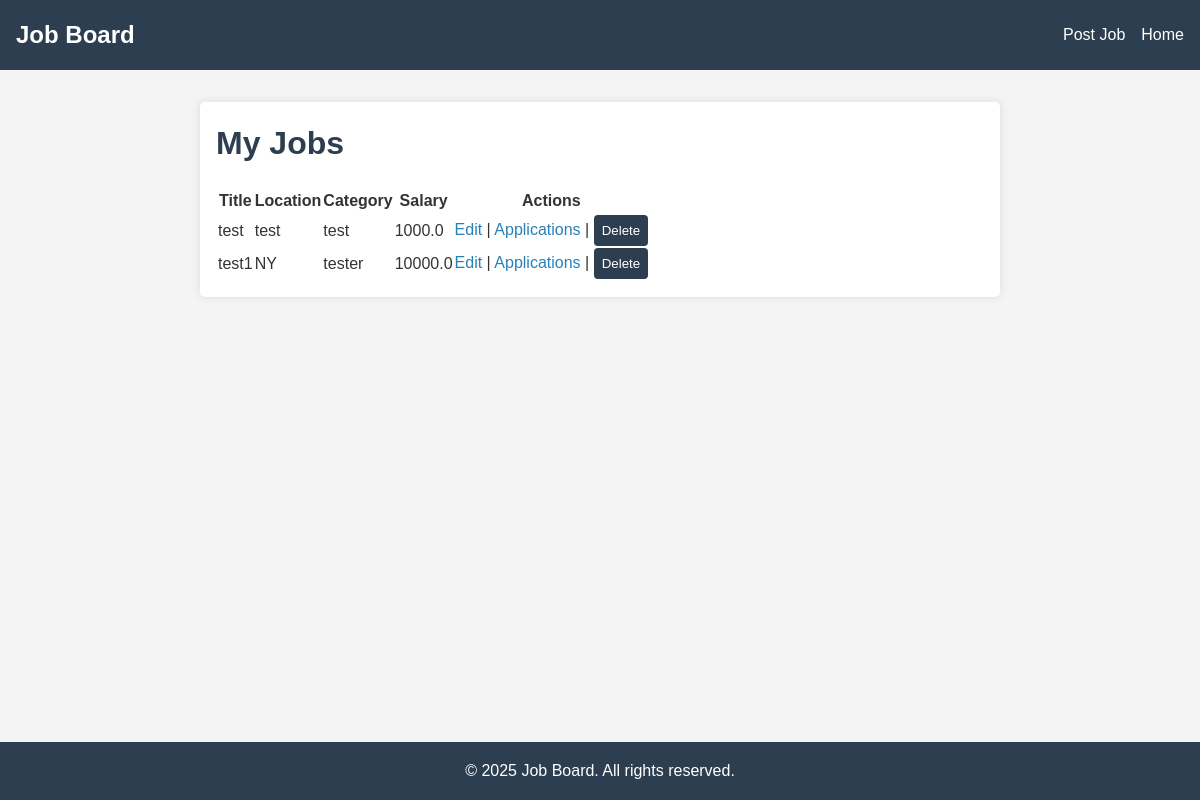
Screenshot of /employer/jobs (signed in) with the database file from the repository.
### backend/models.py (models this page shows)
class Job(db.Model):
    __tablename__ = 'job'
    id = db.Column(db.Integer, primary_key=True)
    title = db.Column(db.String(100), nullable=False)
    description = db.Column(db.Text)
    location = db.Column(db.String(100))
    salary = db.Column(db.Float)
    category = db.Column(db.String(100))
    employer_id = db.Column(db.Integer, db.ForeignKey('employer.id'), nullable=False)
    employer = db.relationship('Employer', back_populates='jobs', lazy=True)
    applications = db.relationship('Application', back_populates='job', lazy=True)

### backend/app.py (the view)
    @app.route("/employer/jobs")
    @login_required(role="employer")
    def employer_jobs():
        employer_id = session["user_id"]
        jobs = Job.query.filter_by(employer_id=employer_id).all()
        return render_template("employer_jobs.html", jobs=jobs)

### templates/employer_jobs.html (shortened to what this page needs)
<!DOCTYPE html>
<html lang="en">
<head>
    <link rel="stylesheet" href="{{ url_for('static', filename='css/style.css') }}">
</head>
<body>
<nav>
    <h2>Job Board</h2>
    <ul>
        <li><a href="{{ url_for('employer_post_job') }}">Post Job</a></li>
        <li><a href="{{ url_for('index') }}">Home</a></li>
    </ul>
</nav>
<main>
    <h1>My Jobs</h1>
    <table>
        <thead>
        <tr>
            <th>Title</th>
            <th>Location</th>
            <th>Category</th>
            <th>Salary</th>
            <th>Actions</th>
        </tr>
        </thead>
        <tbody>
        {% for job in jobs %}
            <tr>
                <td>{{ job.title }}</td>
                <td>{{ job.location }}</td>
                <td>{{ job.category }}</td>
                <td>{{ job.salary or 'N/A' }}</td>
                <td>
                    <a href="{{ url_for('edit_job', job_id=job.id) }}">Edit</a> |
                    <a href="{{ url_for('employer_view_applications', job_id=job.id) }}">Applications</a> |
                    <form method="post"
                          action="{{ url_for('delete_job', job_id=job.id) }}"
                          style="display:inline;">
                        <button type="submit" onclick="return confirm('Delete this job?');">
                            Delete
                        </button>
                    </form>
                </td>
            </tr>
        {% else %}
            <tr><td colspan="5">No jobs posted yet.</td></tr>
        {% endfor %}
        </tbody>
    </table>
</main>
<footer>
    <p>&copy; 2025 Job Board. All rights reserved.</p>
</footer>
</body>
</html>

### static/css/style.css (style rules this page uses)
* { margin: 0; padding: 0; box-sizing: border-box; }
body { font-family: 'Arial', sans-serif; line-height: 1.6; background-color: #f4f4f4; color: #333; }
nav { background-color: #2c3e50; color: white; padding: 1rem; display: flex; justify-content: space-between; align-items: center; }
nav h2 { margin: 0; }
nav ul { list-style: none; display: flex; gap: 1rem; }
nav a { color: white; text-decoration: none; }
main { max-width: 800px; margin: 2rem auto; padding: 1rem; background: white; border-radius: 5px; box-shadow: 0 0 10px rgba(0, 0, 0, 0.1); }
h1 { color: #2c3e50; margin-bottom: 1rem; }
form { display: grid; gap: 1rem; max-width: 400px; }
input, select, textarea, button { padding: 0.5rem; border: 1px solid #ddd; border-radius: 4px; }
button { background-color: #2c3e50; color: white; border: none; cursor: pointer; }
a { color: #2980b9; text-decoration: none; }
footer { text-align: center; padding: 1rem; background-color: #2c3e50; color: white; position: fixed; width: 100%; bottom: 0; }

### rows the page displays
Job: title "test", location "test", category "test", salary "1000.0"
Job: title "test1", location "NY", category "tester", salary "10000.0"
